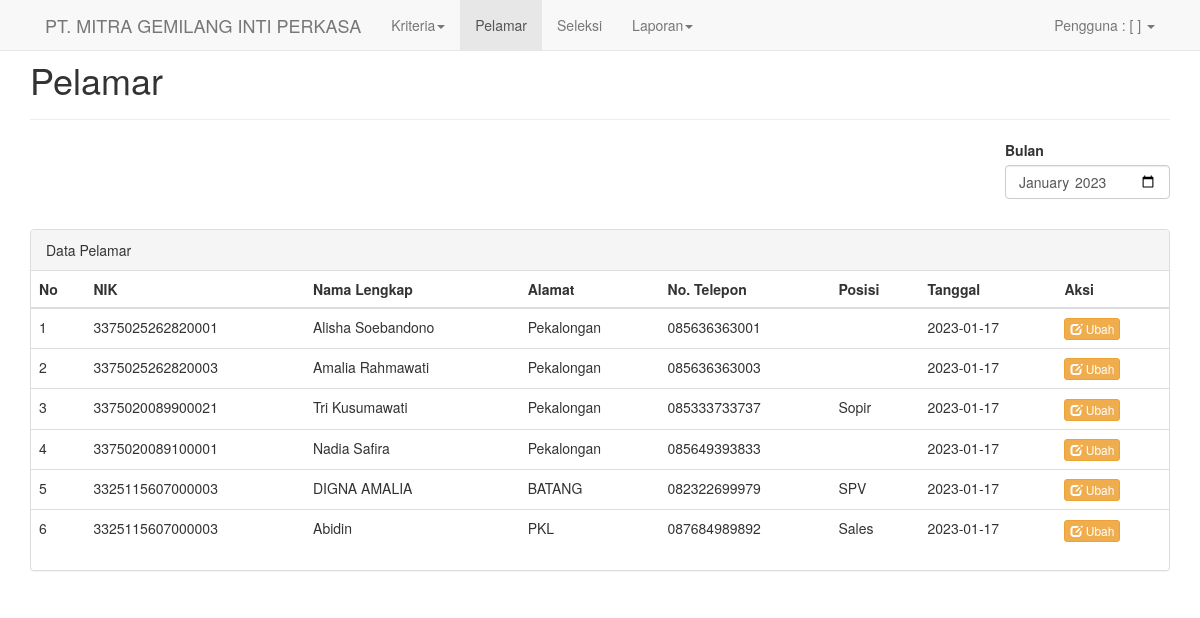
Screenshot of /pelamar with the database file from the repository.
### tables this page shows
CREATE TABLE `tbl_pelamar` (
  `kdPelamar` int(11) NOT NULL,
  `nik` varchar(20) NOT NULL,
  `nama` varchar(100) NOT NULL,
  `alamat` varchar(100) NOT NULL,
  `posisi` varchar(200) NOT NULL,
  `notelp` varchar(20) NOT NULL,
  `periode` date DEFAULT NULL
);

### application/helpers/General_helper.php (called while the page is built, shortened)
<?php
if (!function_exists('loadPage')) {
    function loadPage($view, $vars=array()){
        $data['view'] = $view;
        $data['data'] = $vars;
        $CI = &get_instance();
        return $CI->load->view('layouts/layout', $data);
    }
}

### application/controllers/pelamar.php (called while the page is built, shortened)
<?php
class Pelamar extends MY_Controller
{
    public function index($date = null)
    {
        if ($date == null) {
            $where = array(
                'MONTH(periode)' => date('m'),
                'YEAR(periode)' => date('Y'),
            );
        } else {
            $where = array(
                'MONTH(periode)' => explode('-', $date)[1],
                'YEAR(periode)' => explode('-', $date)[0],
            );
        }
        $data['pelamar'] = $this->MPelamar->getAll($where);
        loadPage('pelamar/index', $data);
    }
}

### index.php (called while the page is built, shortened)
<?php
require_once BASEPATH.'core/CodeIgniter.php';

### application/models/MPelamar.php (called while the page is built, shortened)
<?php
class MPelamar extends CI_Model
{
    private function getTable()
    {
        return 'tbl_pelamar';
    }
    public function getAll($where = null)
    {
        if ($where != null) {
            $this->db->where($where);
        }
        $pelamar = array();
        $query = $this->db->get($this->getTable());
        if ($query->num_rows() > 0) {
            foreach ($query->result() as $row) {
                $pelamar[] = $row;
            }
        }
        return $pelamar;
    }
}

### application/views/pelamar/index.php (the view, shortened to what this page needs)
<div class="container">
    <br />
    <div class="page-header">
        <h1>Pelamar</h1>
    </div>
    <div class="row">
        <div class="col-md-10 m-b-3">
        </div>
        <div class="col-md-2 m-b-3">
            <label for="">Bulan</label>
            <input type="month" id="periode" class="form-control" value="<?= $this->uri->segment(3) == '' ? date('Y-m') : $this->uri->segment(3) ?>" onchange="ganti_periode()">
        </div>
    </div>
    <br>
    <div class="col-lg-12 m-t-3" style="margin-top:10px">
        <div class="row">
            <div class="panel panel-default">
                <div class="panel-heading">Data Pelamar
                </div>
                <div class="panel-content">
                    <div class="table-responsive">
                        <table class="table table-hover" id="myTable">
                            <thead>
                                <tr>
                                    <th>No</th>
                                    <th>NIK</th>
                                    <th>Nama Lengkap</th>
                                    <th>Alamat</th>
                                    <th>No. Telepon</th>
                                    <th>Posisi</th>
                                    <th>Tanggal</th>
                                    <th>Aksi</th>
                                </tr>
                            </thead>
                            <tbody>
                                <?php
                                $no = 1;
                                if (isset($pelamar)) {
                                    foreach ($pelamar as $item) {
                                ?>
                                        <tr>
                                            <td><?php echo $no++ ?></td>
                                            <td><?php echo $item->nik ?></td>
                                            <td><?php echo $item->nama ?></td>
                                            <td><?php echo $item->alamat ?></td>
                                            <td><?php echo $item->notelp ?></td>
                                            <td><?php echo $item->posisi ?></td>
                                            <td><?php echo $item->periode ?></td>
                                            <td>
                                                <button type="button" class="btn btn-warning btn-xs" onclick="edit_pelamar(<?php echo $item->kdPelamar; ?>)">
                                                    <span class="glyphicon glyphicon-edit" aria-hidden="true"></span> Ubah
                                                </button>
                                            </td>
                                        </tr>
                                <?php
                                    }
                                }
                                ?>
                            </tbody>
                        </table>
                    </div>
                </div>
            </div>
        </div>
    </div>

### application/views/layouts/layout.php (style rules this page uses)
body { padding-top: 0px; }

### rows the page displays
tbl_pelamar: nik "3375025262820001", nama "Alisha Soebandono", alamat "Pekalongan", notelp "085636363001", periode "2023-01-17"
tbl_pelamar: nik "3375025262820003", nama "Amalia Rahmawati", alamat "Pekalongan", notelp "085636363003", periode "2023-01-17"
tbl_pelamar: nik "3375020089900021", nama "Tri Kusumawati", alamat "Pekalongan", notelp "085333733737", posisi "Sopir", periode "2023-01-17"
tbl_pelamar: nik "3375020089100001", nama "Nadia Safira", alamat "Pekalongan", notelp "085649393833", periode "2023-01-17"
tbl_pelamar: nik "3325115607000003", nama "DIGNA AMALIA", alamat "BATANG", notelp "082322699979", posisi "SPV", periode "2023-01-17"
tbl_pelamar: nik "3325115607000003", nama "Abidin", alamat "PKL", notelp "087684989892", posisi "Sales", periode "2023-01-17"
